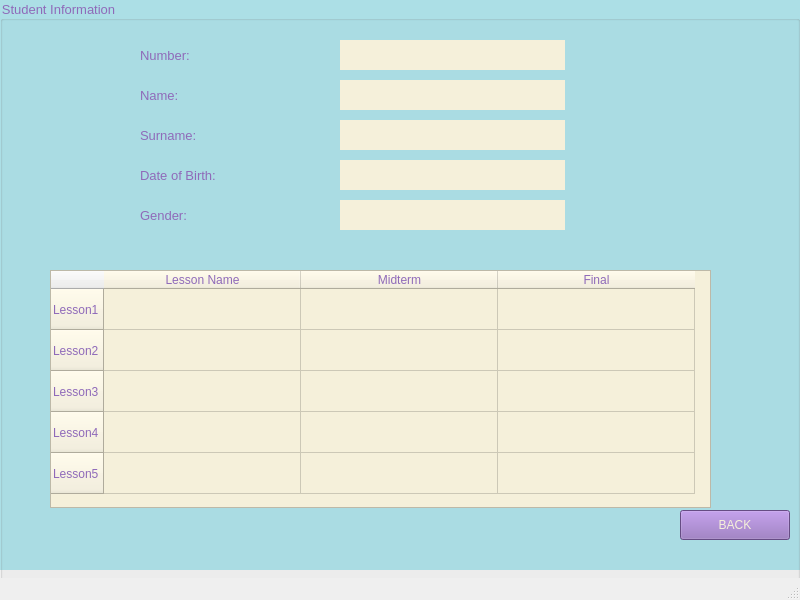
<?xml version="1.0" encoding="UTF-8"?>
<ui version="4.0">
 <class>StudentWindow</class>
 <widget class="QMainWindow" name="StudentWindow">
  <property name="geometry">
   <rect>
    <x>0</x>
    <y>0</y>
    <width>800</width>
    <height>600</height>
   </rect>
  </property>
  <property name="minimumSize">
   <size>
    <width>800</width>
    <height>600</height>
   </size>
  </property>
  <property name="maximumSize">
   <size>
    <width>800</width>
    <height>600</height>
   </size>
  </property>
  <property name="windowTitle">
   <string>Student Info</string>
  </property>
  <widget class="QWidget" name="centralwidget">
   <widget class="QLabel" name="label">
    <property name="geometry">
     <rect>
      <x>0</x>
      <y>-30</y>
      <width>800</width>
      <height>600</height>
     </rect>
    </property>
    <property name="styleSheet">
     <string notr="true">background-color:rgb(172, 223, 230);</string>
    </property>
    <property name="text">
     <string/>
    </property>
   </widget>
   <widget class="QGroupBox" name="Student_information">
    <property name="geometry">
     <rect>
      <x>0</x>
      <y>0</y>
      <width>800</width>
      <height>600</height>
     </rect>
    </property>
    <property name="minimumSize">
     <size>
      <width>800</width>
      <height>600</height>
     </size>
    </property>
    <property name="maximumSize">
     <size>
      <width>800</width>
      <height>600</height>
     </size>
    </property>
    <property name="font">
     <font>
      <pointsize>10</pointsize>
     </font>
    </property>
    <property name="styleSheet">
     <string notr="true">color:  rgb(143, 106, 185);;</string>
    </property>
    <property name="title">
     <string>Student Information</string>
    </property>
    <widget class="QLabel" name="label_2">
     <property name="geometry">
      <rect>
       <x>140</x>
       <y>40</y>
       <width>120</width>
       <height>30</height>
      </rect>
     </property>
     <property name="font">
      <font>
       <pointsize>10</pointsize>
      </font>
     </property>
     <property name="text">
      <string>Number:</string>
     </property>
    </widget>
    <widget class="QLabel" name="label_3">
     <property name="geometry">
      <rect>
       <x>140</x>
       <y>80</y>
       <width>120</width>
       <height>30</height>
      </rect>
     </property>
     <property name="font">
      <font>
       <pointsize>10</pointsize>
      </font>
     </property>
     <property name="text">
      <string>Name:</string>
     </property>
    </widget>
    <widget class="QLabel" name="label_4">
     <property name="geometry">
      <rect>
       <x>140</x>
       <y>120</y>
       <width>120</width>
       <height>30</height>
      </rect>
     </property>
     <property name="font">
      <font>
       <pointsize>10</pointsize>
      </font>
     </property>
     <property name="text">
      <string>Surname:</string>
     </property>
    </widget>
    <widget class="QLabel" name="label_5">
     <property name="geometry">
      <rect>
       <x>140</x>
       <y>160</y>
       <width>120</width>
       <height>30</height>
      </rect>
     </property>
     <property name="font">
      <font>
       <pointsize>10</pointsize>
      </font>
     </property>
     <property name="text">
      <string>Date of Birth:</string>
     </property>
    </widget>
    <widget class="QLabel" name="label_6">
     <property name="geometry">
      <rect>
       <x>140</x>
       <y>200</y>
       <width>120</width>
       <height>30</height>
      </rect>
     </property>
     <property name="font">
      <font>
       <pointsize>10</pointsize>
      </font>
     </property>
     <property name="text">
      <string>Gender:</string>
     </property>
    </widget>
    <widget class="QLabel" name="number_label">
     <property name="geometry">
      <rect>
       <x>340</x>
       <y>40</y>
       <width>225</width>
       <height>30</height>
      </rect>
     </property>
     <property name="font">
      <font>
       <pointsize>8</pointsize>
      </font>
     </property>
     <property name="styleSheet">
      <string notr="true">background-color: rgb(245, 240, 218);
color:  rgb(143, 106, 185);</string>
     </property>
     <property name="text">
      <string/>
     </property>
    </widget>
    <widget class="QLabel" name="surname_label">
     <property name="geometry">
      <rect>
       <x>340</x>
       <y>120</y>
       <width>225</width>
       <height>30</height>
      </rect>
     </property>
     <property name="styleSheet">
      <string notr="true">background-color: rgb(245, 240, 218);
color:  rgb(143, 106, 185);</string>
     </property>
     <property name="text">
      <string/>
     </property>
    </widget>
    <widget class="QLabel" name="birth_label">
     <property name="geometry">
      <rect>
       <x>340</x>
       <y>160</y>
       <width>225</width>
       <height>30</height>
      </rect>
     </property>
     <property name="styleSheet">
      <string notr="true">background-color: rgb(245, 240, 218);
color:  rgb(143, 106, 185);</string>
     </property>
     <property name="text">
      <string/>
     </property>
    </widget>
    <widget class="QLabel" name="gender_label">
     <property name="geometry">
      <rect>
       <x>340</x>
       <y>200</y>
       <width>225</width>
       <height>30</height>
      </rect>
     </property>
     <property name="styleSheet">
      <string notr="true">background-color: rgb(245, 240, 218);
color:  rgb(143, 106, 185);</string>
     </property>
     <property name="text">
      <string/>
     </property>
    </widget>
    <widget class="QLabel" name="name_label">
     <property name="geometry">
      <rect>
       <x>340</x>
       <y>80</y>
       <width>225</width>
       <height>30</height>
      </rect>
     </property>
     <property name="styleSheet">
      <string notr="true">background-color: rgb(245, 240, 218);
color:  rgb(143, 106, 185);</string>
     </property>
     <property name="text">
      <string/>
     </property>
    </widget>
    <widget class="QTableWidget" name="term_widget">
     <property name="geometry">
      <rect>
       <x>50</x>
       <y>270</y>
       <width>661</width>
       <height>238</height>
      </rect>
     </property>
     <property name="styleSheet">
      <string notr="true">background-color: rgb(245, 240, 218);
color:  rgb(143, 106, 185);;</string>
     </property>
     <attribute name="horizontalHeaderDefaultSectionSize">
      <number>197</number>
     </attribute>
     <attribute name="verticalHeaderDefaultSectionSize">
      <number>41</number>
     </attribute>
     <row>
      <property name="text">
       <string>Lesson1</string>
      </property>
     </row>
     <row>
      <property name="text">
       <string>Lesson2</string>
      </property>
     </row>
     <row>
      <property name="text">
       <string>Lesson3</string>
      </property>
     </row>
     <row>
      <property name="text">
       <string>Lesson4</string>
      </property>
     </row>
     <row>
      <property name="text">
       <string>Lesson5</string>
      </property>
     </row>
     <column>
      <property name="text">
       <string>Lesson Name</string>
      </property>
     </column>
     <column>
      <property name="text">
       <string>Midterm</string>
      </property>
     </column>
     <column>
      <property name="text">
       <string>Final</string>
      </property>
     </column>
    </widget>
    <widget class="QPushButton" name="back_button">
     <property name="geometry">
      <rect>
       <x>680</x>
       <y>510</y>
       <width>110</width>
       <height>30</height>
      </rect>
     </property>
     <property name="styleSheet">
      <string notr="true">QPushButton{
	background-color: rgb(143, 106, 185);
	color: rgb(245, 240, 218);
}
QPushButton::hover{
	background-color: rgb(115, 80, 139);
	color: rgb(245, 240, 218);
}
QPushButton::pressed{
	background-color: rgb(81, 65, 108);
    padding-left:5px;
	color: rgb(245, 240, 218);
    padding-top:5px;
}</string>
     </property>
     <property name="text">
      <string>BACK</string>
     </property>
    </widget>
   </widget>
  </widget>
  <widget class="QMenuBar" name="menubar">
   <property name="geometry">
    <rect>
     <x>0</x>
     <y>0</y>
     <width>800</width>
     <height>21</height>
    </rect>
   </property>
  </widget>
  <widget class="QStatusBar" name="statusbar"/>
 </widget>
 <resources/>
 <connections/>
</ui>
